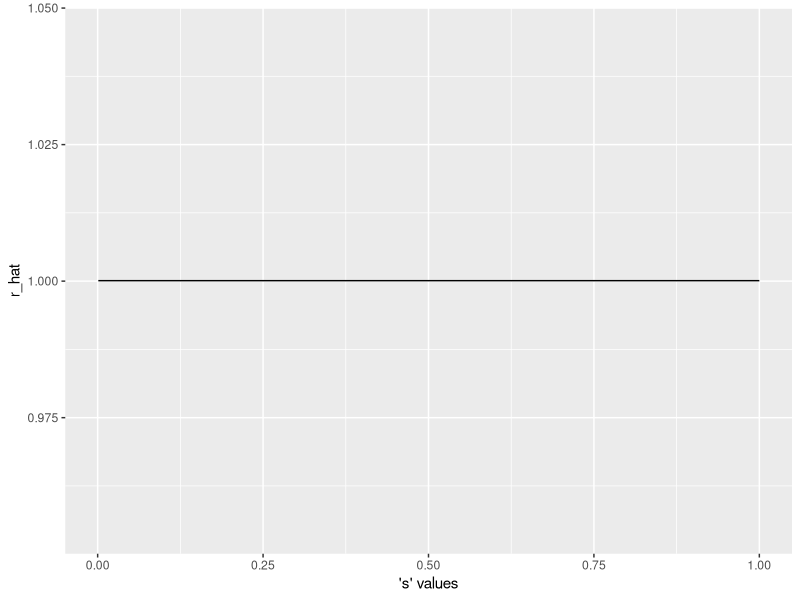
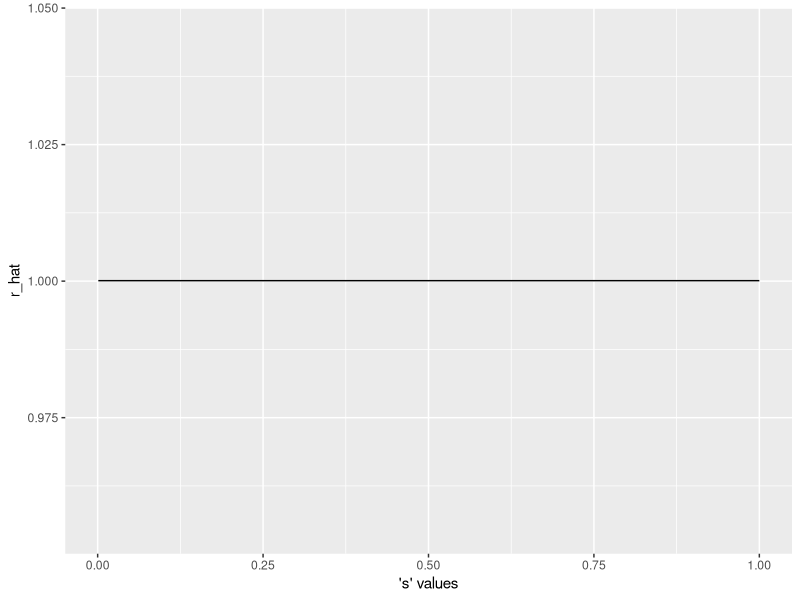

These figures' R source, in order:
# Calculating the Convergence statistic (R_hat)
# Generating the chained sequences, J=4
  
set.seed(12)
numbers_0 <- rnorm(n = 2000, sd = 0.001)

set.seed(13)
numbers_1 <- rnorm(n = 2000, sd = 0.001)

set.seed(14)
numbers_2 <- rnorm(n = 2000, sd = 0.001)

set.seed(15)
numbers_3 <- rnorm(n = 2000, sd = 0.001)

# sample mean , (M_j)
M_j <- (sum(numbers_0)/2000) + (sum(numbers_1)/2000) + (sum(numbers_2)/2000) +(sum(numbers_3)/2000)

# within sample variance , (V_j)
M_0 <- mean(numbers_0)
M_1 <- mean(numbers_1)
M_2 <- mean(numbers_2)
M_3 <- mean(numbers_3)

V_j <- (sum((numbers_0 - M_0)^2)/2000) + (sum((numbers_1 - M_1)^2)/2000) + (sum((numbers_2 - M_2)^2)/2000) + (sum((numbers_3 - M_3)^2)/2000)

# overall within sample variance (W)
W <- (V_j)/4

# overall sample mean (M)
M <- (M_j)/4

# between sample variance (B)
B <- ((M_0 - M)^2 + (M_1 - M)^2 + (M_2 - M)^2 + (M_3 - M)^2)/4

# convergence statistic, (r_hat)
r_hat <- sqrt( (B + W)/W)

print(M_j)
print(V_j)
print(W)
print(M)
print(B)
print(r_hat)

# Plot 
compute_rhat <- function(s, N=2000, j=4){
  set.seed(12)
  numbers_0 <- rnorm(N, sd = s)
  
  set.seed(13)
  numbers_1 <- rnorm(N, sd = s)
  
  set.seed(14)
  numbers_2 <- rnorm(N, sd = s)
  
  set.seed(15)
  numbers_3 <- rnorm(N, sd = s)
  chains <-list(numbers_0,numbers_1,numbers_2,numbers_3)[1:j]
  M_j <- sapply(chains, mean)
  V_j <- sapply(chains, var)
  M <- mean(M_j)
  W <- mean(V_j)
  B <- mean((M_j - M)^2)
  r_hat <- sqrt( (B + W)/W)
  return(r_hat)
  }
s_values <- seq(0.001,1,length.out = 100)
rhat_values <- sapply(s_values, compute_rhat)

library(ggplot2)

plot_data <- data.frame(s = s_values, Rhat = rhat_values)

ggplot(plot_data, aes(x = s, y = Rhat)) +
  geom_line() +
  labs(x = "'s' values", y = "r_hat")
  ylim(0.999999, 1.000001)
ggsave("Part 1b.png")
